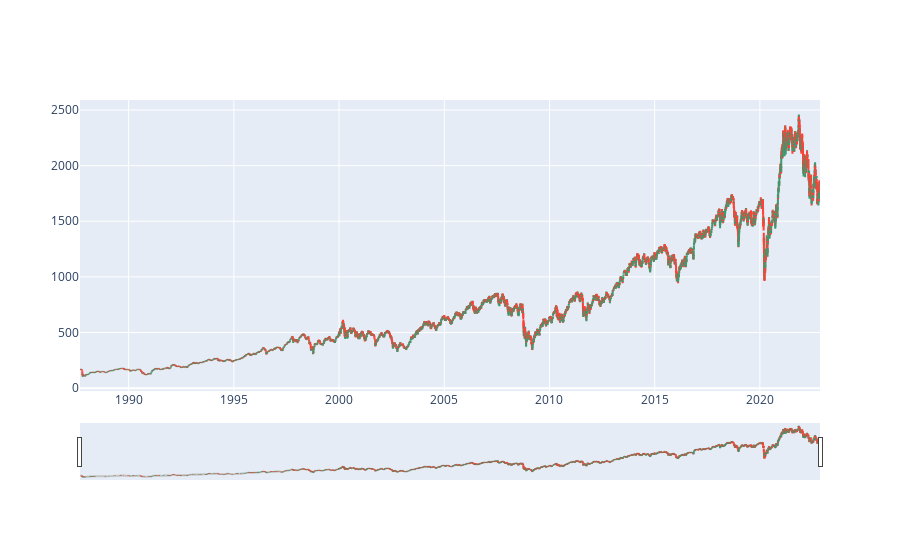

Source (notebook cell):
### Code cell
fig2 = go.Figure(data=go.Ohlc(x=Russdf['Date'],
                    open=Russdf['Open'],
                    high=Russdf['High'],
                    low=Russdf['Low'],
                    close=Russdf['Close']))
fig2.show()

### Figure 1 — Plotly figure (JSON) as saved in the notebook; plotly's stock layout.template omitted (floating-point values rounded to 4 significant figures; data arrays with more than 128 entries replaced by an {"elided": "..."} marker saying what was removed)
{"data": [{"close": {"elided": "8864 float values"}, "high": {"elided": "8864 float values"}, "low": {"elided": "8864 float values"}, "open": {"elided": "8864 float values"}, "type": "ohlc", "x": {"elided": "8864 str values"}}], "layout": {}}
